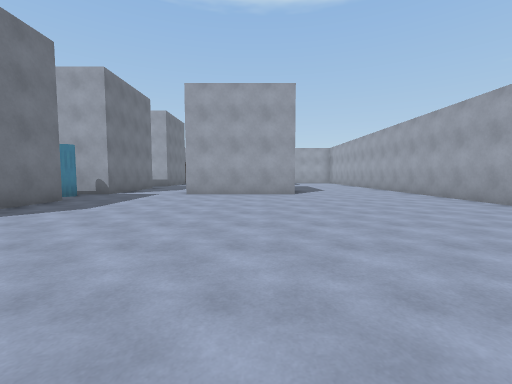
[1] (above)

18 first-person views from a walk through a Unity game level. The camera is 1.3 m above the floor, tilts 4° down and sees 90° across. The floor is counted in squares, 2 m on a side. Each view is taken from the middle of a square. On the plan, view 1 faces up. The plan holds only what a view shows up to about 9 squares ahead; the rest is blank. The place goes on beyond the plan.

[2]
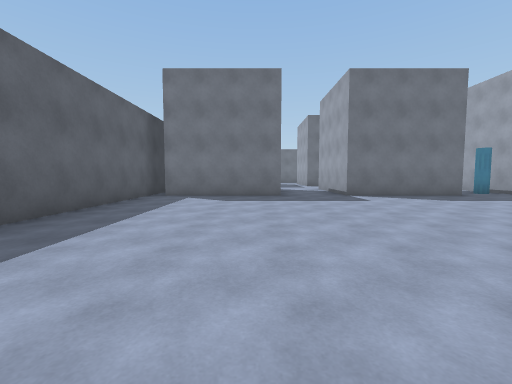

[3]
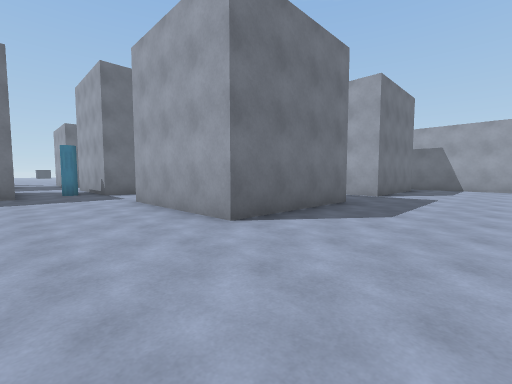

[4]
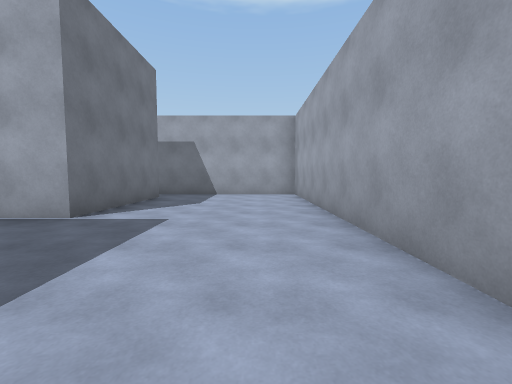

[5]
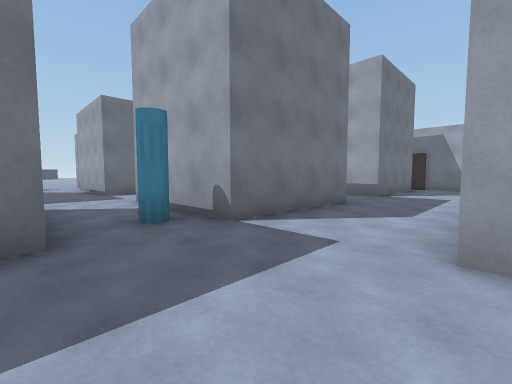

[6]
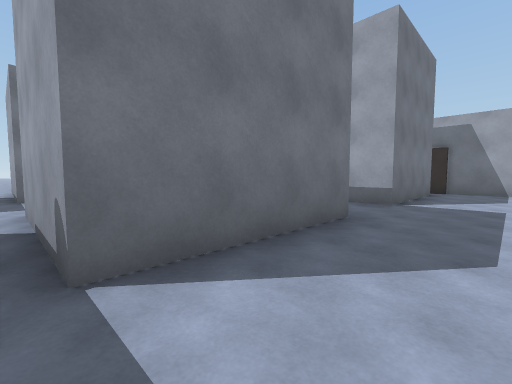

[7]
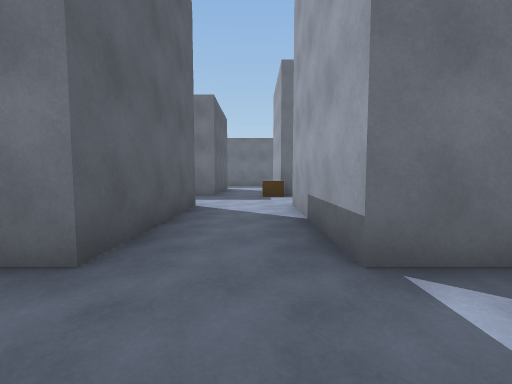

[8]
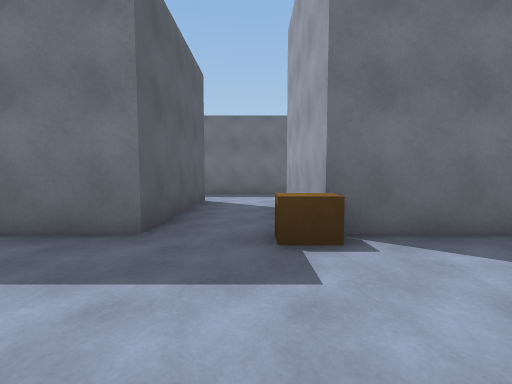

[9]
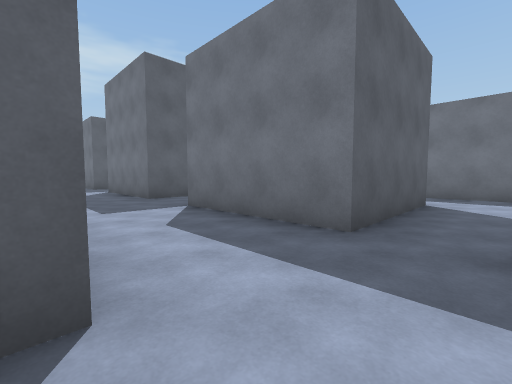

[10]
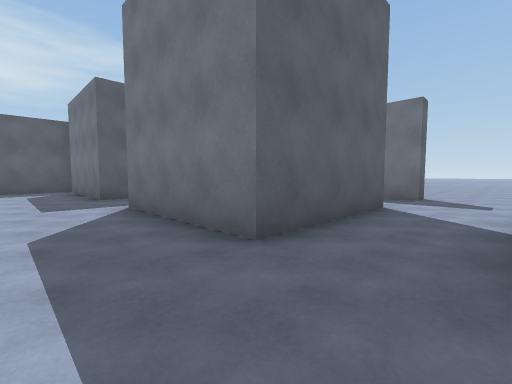

[11]
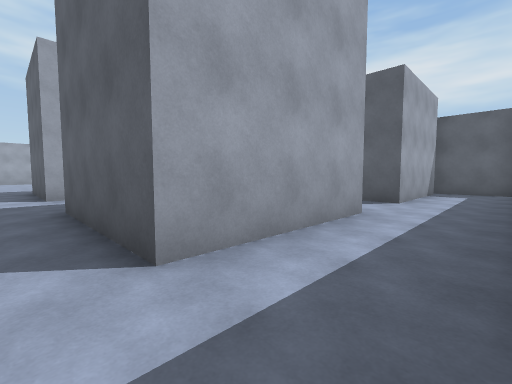

[12]
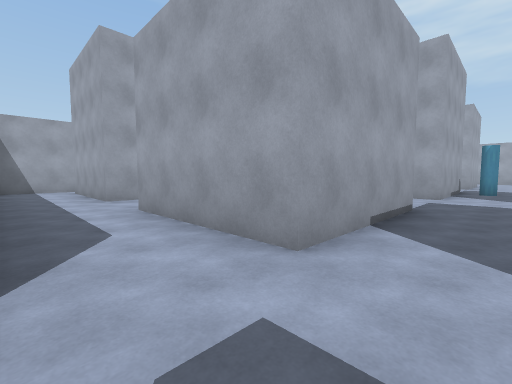

[13]
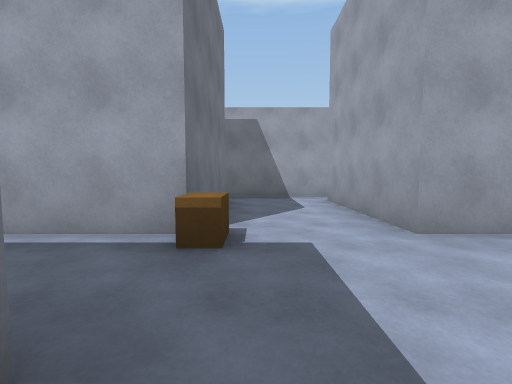

[14]
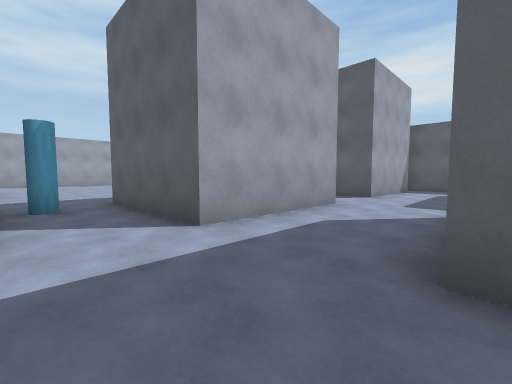

[15]
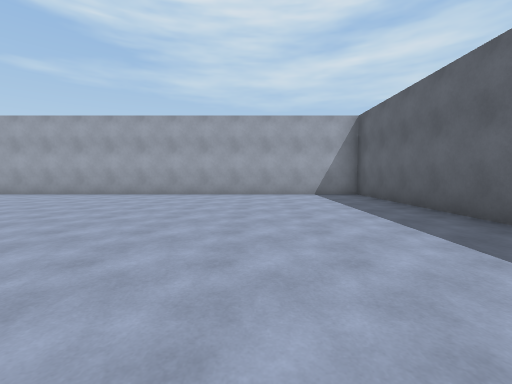

[16]
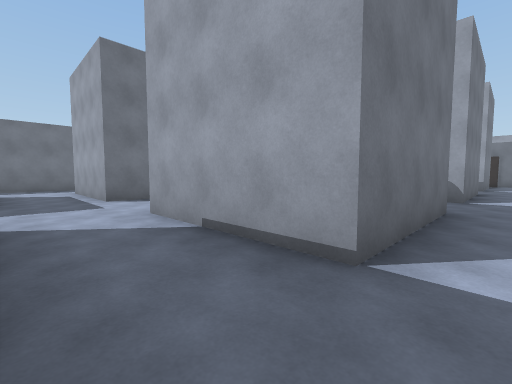

[17]
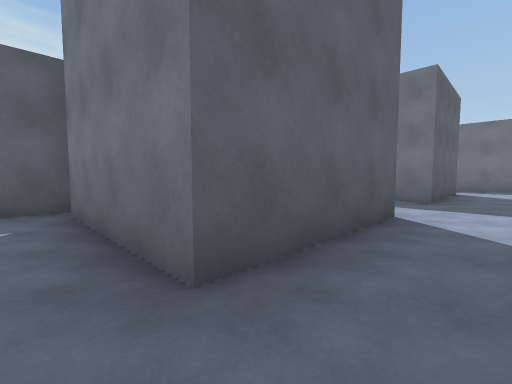

[18]
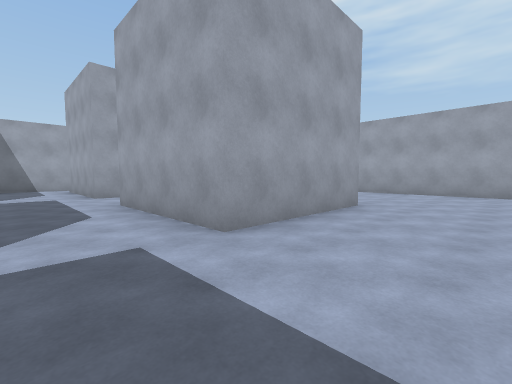

### Floor plan
Points are (right, up) in squares from view 1. A wall is a line through its corners. A room is listed if a view was taken in it or the views show most of it. See-through windows are left out.
Room 1 (views 1, 2, 3, 4, 5, 6, 7, 8, 9, 10, 11, 12, 13, 14, 15, 16, 17, 18)
walls: (-4.7, 6.2) (-4.7, 2.8) (-8.3, 2.8) (-8.3, 6.2) (-4.7, 6.2); (-8.4, 11.8) (-4.7, 11.8) (-4.7, 8.3) (-8.3, 8.3) (-8.3, 8.9); (-10.8, 8.3) (-14.3, 8.3) (-14.3, 11.8) (-10.8, 11.8) (-10.8, 8.3); (-10.8, 6.2) (-10.8, 2.8) (-14.3, 2.8) (-14.3, 6.2) (-10.8, 6.2); (-1.6, 13.8) (-2.2, 13.8) (-2.2, 17); (1.3, 11.9) (1.3, 8.3) (-2.2, 8.3) (-2.2, 11.8); (-11.4, 13.8) (-14.3, 13.8) (-14.3, 17.2); (-4.7, 17.2) (-4.7, 13.8) (-8.3, 13.8) (-8.3, 17.2); (-3, 18.2) (-5, 18.2); (-7.9, 18.2) (-10.9, 18.2); (-8.3, -2.1) (-8.3, 0.8) (-4.7, 0.8) (-4.7, -2.8); (5.3, 11.1) (5.3, 18.2) (0.9, 18.2); (-10.8, 17.2) (-10.8, 14.4); (1.3, 17.2) (1.3, 13.8) (0.1, 13.8); (-6, -3.2) (5.3, -3.2) (5.3, 9.5); (-16.3, 6.5) (-16.3, 5.5); (-16.8, 6.2) (-16.2, 6.2); (-10.6, -3.2) (-9, -3.2); (-16.3, 2) (-16.3, 1); (-16.3, 14) (-16.3, 11.2); (-14.4, 18.2) (-16, 18.2); (-14.3, -2.8) (-14.3, 0.8) (-10.8, 0.8) (-10.8, -2.8); (-16.1, -3.2) (-14.1, -3.2)
ways out: opening at (-17, 7.5)
objects: other object (-11, 13) to (-10, 14); other object (-6, 7) to (-5, 8)

Where each view was taken, in squares from view 1:
view 1: 0 up, 0 right, facing up
view 2: 0 up, 3 right, facing left
view 3: 6 up, 4 right, facing up-left
view 4: 10 up, 4 right, facing up
view 5: 6 up, 2 left, facing up-left
view 6: 8 up, 3 left, facing up-left
view 7: 13 up, 3 left, facing left
view 8: 13 up, 8 left, facing left
view 9: 13 up, 8 left, facing down-left
view 10: 8 up, 9 left, facing down-left
view 11: 7 up, 16 left, facing down-right
view 12: 7 up, 16 left, facing up-right
view 13: 11 up, 10 left, facing up
view 14: 8 up, 11 left, facing down-right
view 15: 0 up, 3 left, facing right
view 16: 1 up, 4 left, facing up-left
view 17: 2 up, 4 left, facing down-left
view 18: 6 up, 4 left, facing up-right
